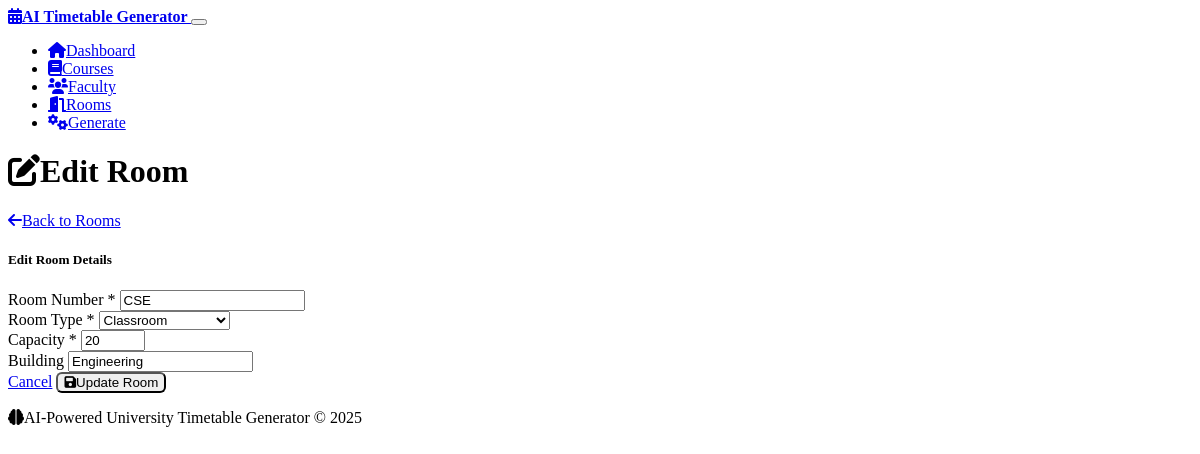
The page /rooms/edit/2 on the database its author committed.
### models.py (models this page shows, shortened)
class Room(db.Model):
    id = db.Column(db.Integer, primary_key=True)
    number = db.Column(db.String(20), unique=True, nullable=False)
    capacity = db.Column(db.Integer, nullable=False)
    room_type = db.Column(db.String(20), nullable=False)  # 'classroom' or 'lab'
    building = db.Column(db.String(50))
    created_at = db.Column(db.DateTime, default=datetime.utcnow)

### routes.py (the view, shortened to what this page needs)
@app.route('/rooms/edit/<int:room_id>', methods=['GET', 'POST'])
def edit_room(room_id):
    room = Room.query.get_or_404(room_id)
    return render_template('edit_room.html', room=room)

### templates/edit_room.html (shortened to what this page needs)
{% extends "base.html" %}
{% block content %}
<div class="row">
    <div class="col-12">
        <div class="d-flex justify-content-between align-items-center mb-4">
            <h1>
                <i class="fas fa-edit me-2"></i>Edit Room
            </h1>
            <a href="{{ url_for('rooms') }}" class="btn btn-secondary">
                <i class="fas fa-arrow-left me-2"></i>Back to Rooms
            </a>
        </div>
    </div>
</div>
<div class="row">
    <div class="col-md-8 offset-md-2">
        <div class="card">
            <div class="card-header">
                <h5 class="mb-0">Edit Room Details</h5>
            </div>
            <div class="card-body">
                <form method="POST">
                    <div class="mb-3">
                        <label for="number" class="form-label">Room Number *</label>
                        <input type="text" class="form-control" id="number" name="number" required
                               value="{{ room.number }}" placeholder="e.g., A101, Lab-B201">
                    </div>
                    <div class="mb-3">
                        <label for="room_type" class="form-label">Room Type *</label>
                        <select class="form-select" id="room_type" name="room_type" required>
                            <option value="classroom" {{ 'selected' if room.room_type == 'classroom' else '' }}>Classroom</option>
                        </select>
                    </div>
                    <div class="mb-3">
                        <label for="capacity" class="form-label">Capacity *</label>
                        <input type="number" class="form-control" id="capacity" name="capacity" required
                               min="1" max="500" value="{{ room.capacity }}" placeholder="e.g., 30">
                    </div>
                    <div class="mb-3">
                        <label for="building" class="form-label">Building</label>
                        <input type="text" class="form-control" id="building" name="building"
                               value="{{ room.building or '' }}" placeholder="e.g., Engineering Block">
                    </div>
                    <div class="d-flex justify-content-end">
                        <a href="{{ url_for('rooms') }}" class="btn btn-secondary me-2">Cancel</a>
                        <button type="submit" class="btn btn-primary">
                            <i class="fas fa-save me-2"></i>Update Room
                        </button>
                    </div>
                </form>
            </div>
        </div>
    </div>
</div>
{% endblock %}

### static/style.css (style rules this page uses)
.btn { font-weight: 500; border-radius: 6px; }
.form-label { font-weight: 500; margin-bottom: 0.5rem; }

### rows shown on the page
Room: number "CSE", capacity "20", building "Engineering"
